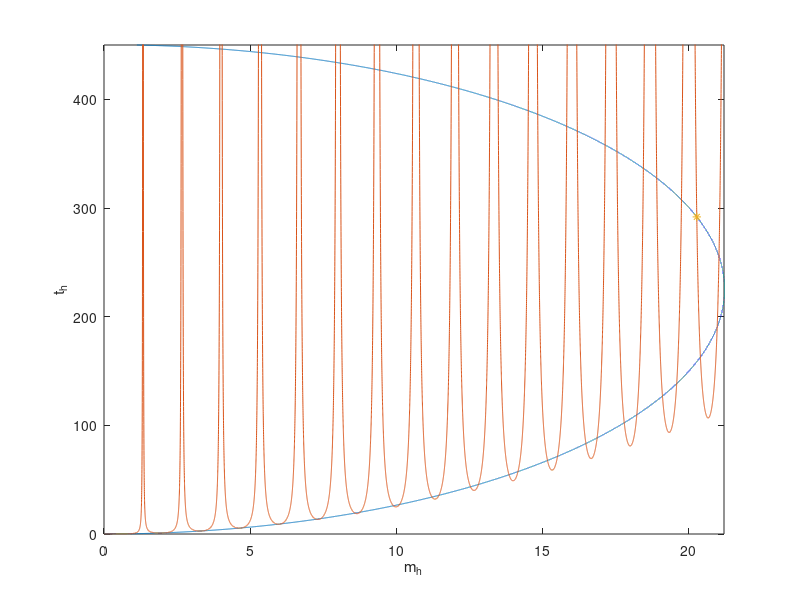

The MATLAB script that drew this image: (Note: this script raises an error after producing the figure.)
%% General todos: rewrite with fsolve

clear all
close all

DoverL = 0.03;
Phi = 5 * 2 * pi; % [rad] Twist
nu = 0.5;
betaoveralpha = 1/(1+nu);

mhofth = @(th) (sqrt(4*th .* (1 - (DoverL^2*pi^2*th)/4)));
thofmh = @(mh) ((mh./(2*cos(1/4*(Phi-(2*pi*mh)/(betaoveralpha))))).^2);


%%
thmax = 450;
mhmax = 21.2;
varth = linspace(0,thmax,50000)';
varmh = linspace(0,mhmax,20000)';

% plot roots
figure(1)
plot(mhofth(varth),varth)
hold on
plot(varmh,thofmh(varmh))
xlabel('m_h')
ylabel('t_h')
axis([0 mhmax 0 thmax])

%plot(15.6834, 73.4830,'*')
%plot(15.4037,  380.0260,'*')

% find solutions in a one dimensional way

g = @(mh) (mh - mhofth(thofmh(mh)));

%% find more solutions
it = 100;
intval = zeros(it,2);
mh0 = zeros(it,1);
th0 = zeros(it,1);

%intval(1,:) = [0, 1];
ic = 1;
% %intval(ic,:) = [0.66, 0.67]; ic=ic+1;
% intval(ic,:) = [0.67, 0.68]; ic=ic+1;
% 
% %intval(ic,:) = [1.9,2.0]; ic=ic+1;
% intval(ic,:) = [2.0,2.1]; ic=ic+1;
% 
% %intval(ic,:) = [3.28,3.334]; ic=ic+1;
% intval(ic,:) = [3.334,3.385]; ic=ic+1;

%% LOW RANGE:
%shmax = 3.5; %3.5 for low energy values
%%lower branch
%%intval(ic,:) = [4.5,4.67]; ic=ic+1;
%intval(ic,:) = [4.67,4.9]; ic=ic+1;

%%upper branch
%%intval(ic,:) = [5.279,5.28]; ic=ic+1; %th going up
%intval(ic,:) = [5.3875,5.388]; ic=ic+1; %th going down

%%lower branch
%%intval(ic,:) = [5.9,5.99]; ic=ic+1;
%intval(ic,:) = [5.99,6.09]; ic=ic+1;

%%upper branch
%%intval(ic,:) = [6.599,6.6]; ic=ic+1; %th going up
%intval(ic,:) = [6.735,6.736]; ic=ic+1; %th going down


%% HIGH RANGE:
shmax = 0.08; %0.08 for high values
% upper branch
%intval(ic,:) = [19.74,19.76]; ic=ic+1; %th going up
intval(ic,:) = [20.26,20.27]; ic=ic+1; %th going up

%lower branch (last ones on the lower branch)
intval(ic,:) = [20.38,20.41]; ic=ic+1;
intval(ic,:) = [20.96,20.98]; ic=ic+1;

% upper branch (last one)
intval(ic,:) = [21.02,21.04]; ic=ic+1; %th going down



legtext = cell(it,1);
sh = cell(it,1);
req = cell(it,1);
tangent = cell(it,1);
phi = cell(it,1);
chosenIndices = 1:1:ic-1;


for i =chosenIndices
mh0(i) = fzero(g,intval(i,:));
th0(i) = thofmh(mh0(i));
figure(1)
plot(mh0(i), th0(i),'*')
hold on
figure(2) 
[sh{i},req{i}] = plotBucklingCurve(mh0(i),th0(i),shmax);
hold on
legtext{i} = strcat('sol', num2str(i));
% Calculate Tangent
tangent{i} = calcTangent(req{i},sh{i});
phi{i} = calcPhi(tangent{i});
figure(3)
plot(sh{i},phi{i})
hold on
end
figure(2)
legend(legtext{chosenIndices})
figure(3)
legend(legtext{chosenIndices})
xlabel('$\overline{s}$','Interpreter','latex')
ylabel('$\phi$','Interpreter','latex')




%% CONTINUE WORKING ON THE INTERVALS TO FIND SOLUTIONS!
%intervals = [0, 0.5,0.8, 1.158, 1.17, 1.187, 1.76, 2.137];
%interval = [18.99 19.39];
%mh0 = fzero(g,intervals(1,4))
%th0 = thofmh(mh0)



   
%% 

%DoverL = D/L;

% m_h = @(M_h) M_h * L   / (2 * pi   * alpha);
% t_h = @(T_h) T_h * L^2 / (4 * pi^2 * alpha);
% 
% DoverLFcn = @(M_h,T_h) (sqrt(4 / (pi^2 *t_h(T_h)) * (1 - m_h(M_h)^2 / (4 *t_h(T_h)))));
% PhiFcn = @(M_h,T_h) (2* pi * m_h(M_h) / (beta/alpha) + 4* acos(m_h(M_h)/(2*sqrt(t_h(T_h)))));
% 
% 
% F = @(x) ([D/L-DoverLFcn(x(1),x(2)), Phi - PhiFcn(x(1),x(2))]);
% guess = [1.2,2];
% 
% 
% %sols = fsolve(@dlandphi,guess);
% sols = fsolve(F,guess);
% 
% % results are:
% M_h = sols(1);%1.3017510114772594996354481051657;
% T_h = sols(2);%2.0178798356198609814539591089399;
% %m_h(M_h) %=15.4037
% %t_h(T_h) %=380.0260
% 
% %% solve non-dimensional
% 
% DoverLFcn2 = @(m_h,t_h) (sqrt(4 / (pi^2 *t_h) * (1 - m_h^2 / (4 *t_h))));
% PhiFcn2 = @(m_h,t_h) (2* pi * m_h / (beta/alpha) + 4* acos(m_h/(2*sqrt(t_h))));
% 
% 
% F2 = @(x) ([D/L-DoverLFcn2(x(1),x(2)), Phi - PhiFcn2(x(1),x(2))]);
% guess2 = [15,380];
% guess2 = [5.28,6.969]; % ->   15.6834 - 0.0000i  73.4830 + 0.0000i
% 
% guess2 = [0.8,0.3]; % ->   15.40 + 0.0000i   380.03 + 0.0000i
% guess2 = [20.78, 177.7]; %->   15.4037  380.0260
% 
% guess2 = [21.2,214];
% guess2 = [15.4037,  380.0260];
% guess2 = [26,76.92]; %->[15.6834, 73.4830]
% 
% guess2 =  [15.6834, 73.4830];
% 
%  guess2 =  [20,137];
%  guess2 =  [19.15,128.5];
%  
% options = optimoptions('fsolve','Display','iter');
% sols2 = fsolve(F2,guess2,options)
% 
% 
% % results are:
% m_h = sols2(1);%1.3017510114772594996354481051657;
% t_h = sols2(2);%2.0178798356198609814539591089399;
% 
% 
% %%
%   
% dlandphi(sols)
% 
% DoverLCalc = eval(subs(sqrt(4 / (pi^2 *t_h) * (1 - m_h^2 / (4 *t_h)))))
% PhiCalc = eval(subs(2* pi * m_h / (beta/alpha) + 4* acos(m_h/(2*sqrt(t_h)))))
% 
% %%


